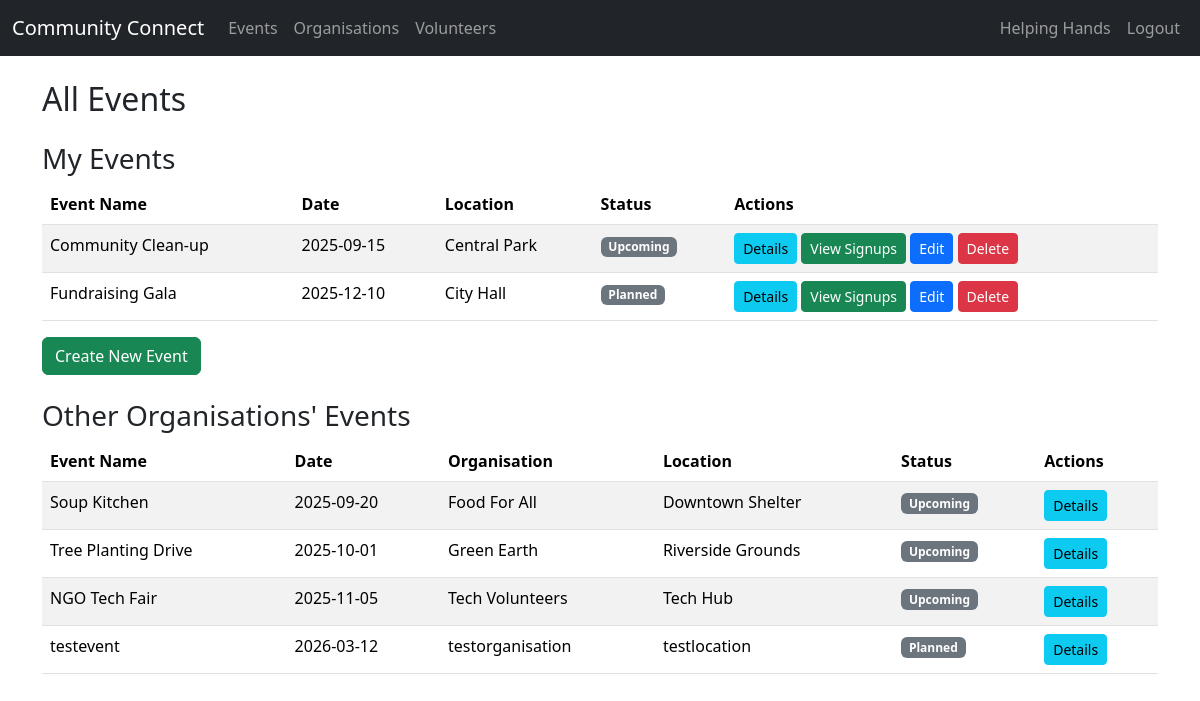
Screenshot of /events (signed in) with the database file from the repository.
### tables this page shows
CREATE TABLE Organisations (
    OrganisationID INTEGER PRIMARY KEY AUTOINCREMENT,
    Name TEXT(100) NOT NULL,
    Description TEXT(255),
    ContactPerson TEXT(50),
    Email TEXT(320) UNIQUE NOT NULL,
    Password TEXT(128) NOT NULL,
    Phone TEXT(32),
    Address TEXT(255),
    Website TEXT(255),
    Logo BLOB
);

CREATE TABLE Events (
    EventID INTEGER PRIMARY KEY AUTOINCREMENT,
    OrganisationID INTEGER NOT NULL,
    Name TEXT(100) NOT NULL,
    Description TEXT(255),
    Date DATE,
    StartTime TIME,
    EndTime TIME,
    Location TEXT(255),
    Status TEXT(20),
    FOREIGN KEY (OrganisationID) REFERENCES Organisations(OrganisationID),
    CONSTRAINT chk_end_after_start CHECK (EndTime > StartTime)
);

### app.py (the view, shortened to what this page needs)
@app.route("/events")
@login_required
def list_events():
    db = get_db()
    user_id = session.get('user_id')
    account_type = session.get('account_type')
    if account_type == 'organisation':
        my_events = db.execute(
            """SELECT e.*, o.Name AS OrgName
               FROM Events e
               JOIN Organisations o ON e.OrganisationID = o.OrganisationID
               WHERE e.OrganisationID = ? ORDER BY e.Date""", (user_id,)
        ).fetchall()
        other_events = db.execute(
            """SELECT e.*, o.Name AS OrgName
               FROM Events e
               JOIN Organisations o ON e.OrganisationID = o.OrganisationID
               WHERE e.OrganisationID != ? ORDER BY e.Date""", (user_id,)
        ).fetchall()
        return render_template("list_events.html", my_events=my_events, other_events=other_events)
    return redirect(url_for('login'))

### app.py (called while the page is built)
def get_db():
    db = getattr(g, "_database", None)
    if db is None:
        db = g._database = sqlite3.connect(DATABASE)
        db.row_factory = sqlite3.Row  # This allows accessing columns by name
    return db

@app.teardown_appcontext
def close_connection(exception):
    db = getattr(g, "_database", None)
    if db is not None:
        db.close()

def login_required(f):
    @wraps(f)
    def decorated_function(*args, **kwargs):
        if "user_id" not in session:
            flash("Please log in first.", "error")
            return redirect(url_for("login"))
        return f(*args, **kwargs)
    return decorated_function

### templates/list_events.html (shortened to what this page needs)
{% extends "base.html" %}
{% block content %}
<h2 class="mb-4">All Events</h2>
{% if session.get('account_type') == 'organisation' %}
    <h3 class="mt-4">My Events</h3>
    <table class="table table-striped">
        <thead>
            <tr>
                <th>Event Name</th>
                <th>Date</th>
                <th>Location</th>
                <th>Status</th>
                <th>Actions</th>
            </tr>
        </thead>
        <tbody>
            {% for event in my_events %}
            <tr>
                <td>{{ event.Name }}</td>
                <td>{{ event.Date }}</td>
                <td>{{ event.Location }}</td>
                <td><span class="badge bg-secondary">{{ event.Status }}</span></td>
                <td>
                    <a href="{{ url_for('view_event', event_id=event.EventID) }}" class="btn btn-sm btn-info">Details</a>
                    <a href="{{ url_for('view_event_signups', event_id=event.EventID) }}" class="btn btn-sm btn-success">View Signups</a>
                    <a href="{{ url_for('edit_event', event_id=event.EventID) }}" class="btn btn-sm btn-primary">Edit</a>
                    <form action="{{ url_for('delete_event', event_id=event.EventID) }}" method="POST" class="d-inline">
                        <button type="submit" class="btn btn-sm btn-danger" onclick="return confirm('Are you sure?');">Delete</button>
                    </form>
                </td>
            </tr>
            {% else %}
            <tr>
                <td colspan="4">No events found.</td>
            </tr>
            {% endfor %}
        </tbody>
    </table>
    <a href="{{ url_for('add_event') }}" class="btn btn-success">Create New Event</a>
    <h3 class="mt-4">Other Organisations' Events</h3>
    <table class="table table-striped">
        <thead>
            <tr>
                <th>Event Name</th>
                <th>Date</th>
                <th>Organisation</th>
                <th>Location</th>
                <th>Status</th>
                <th>Actions</th>
            </tr>
        </thead>
        <tbody>
            {% for event in other_events %}
            <tr>
                <td>{{ event.Name }}</td>
                <td>{{ event.Date }}</td>
                <td>{{ event.OrgName }}</td>
                <td>{{ event.Location }}</td>
                <td><span class="badge bg-secondary">{{ event.Status }}</span></td>
                <td>
                    <a href="{{ url_for('view_event', event_id=event.EventID) }}" class="btn btn-sm btn-info">Details</a>
                </td>
            </tr>
            {% else %}
            <tr>
                <td colspan="5">No events found.</td>
            </tr>
            {% endfor %}
        </tbody>
    </table>
{% endif %}
{% endblock %}

### templates/base.html (shortened to what this page needs)
<!doctype html>
<html lang="en">
  <head>
    <link href="https://cdn.jsdelivr.net/npm/bootstrap@5.3.3/dist/css/bootstrap.min.css" rel="stylesheet">
  </head>
  <body>
<nav class="navbar navbar-expand-lg navbar-dark bg-dark">
  <div class="container-fluid">
    <a class="navbar-brand" href="{{ url_for('index') }}">Community Connect</a>
    <div class="collapse navbar-collapse" id="navbarNav">
      {% if 'user_id' in session %}
      <ul class="navbar-nav me-auto">
        <li class="nav-item">
          <a class="nav-link" href="{{ url_for('list_events') }}">Events</a>
        </li>
        <li class="nav-item">
          <a class="nav-link" href="{{ url_for('list_orgs') }}">Organisations</a>
        </li>
        <li class="nav-item">
          <a class="nav-link" href="{{ url_for('list_volunteers') }}">Volunteers</a>
        </li>
      </ul>
      {% endif %}
      <ul class="navbar-nav ms-auto">
        {% if 'user_id' in session %}
          <li class="nav-item">
            <a class="nav-link" href="{{ url_for(session.account_type + '_dashboard') }}">{{ session.get('name', 'Dashboard') }}</a>
          </li>
          <li class="nav-item">
            <a class="nav-link" href="{{ url_for('logout') }}">Logout</a>
          </li>
        {% endif %}
      </ul>
    </div>
  </div>
</nav>
    <div class="container mt-4">
      {% block content %}{% endblock %}
    </div>
  </body>
</html>

### rows the page displays
Organisations: get "Helping Hands"
Events: Name "Community Clean-up", Date "2025-09-15", Location "Central Park", Status "Upcoming"
Events: Name "Fundraising Gala", Date "2025-12-10", Location "City Hall", Status "Planned"
Events: Name "Soup Kitchen", Date "2025-09-20", OrgName "Food For All", Location "Downtown Shelter", Status "Upcoming"
Events: Name "Tree Planting Drive", Date "2025-10-01", OrgName "Green Earth", Location "Riverside Grounds", Status "Upcoming"
Events: Name "NGO Tech Fair", Date "2025-11-05", OrgName "Tech Volunteers", Location "Tech Hub", Status "Upcoming"
Events: Name "testevent", Date "2026-03-12", OrgName "testorganisation", Location "testlocation", Status "Planned"
